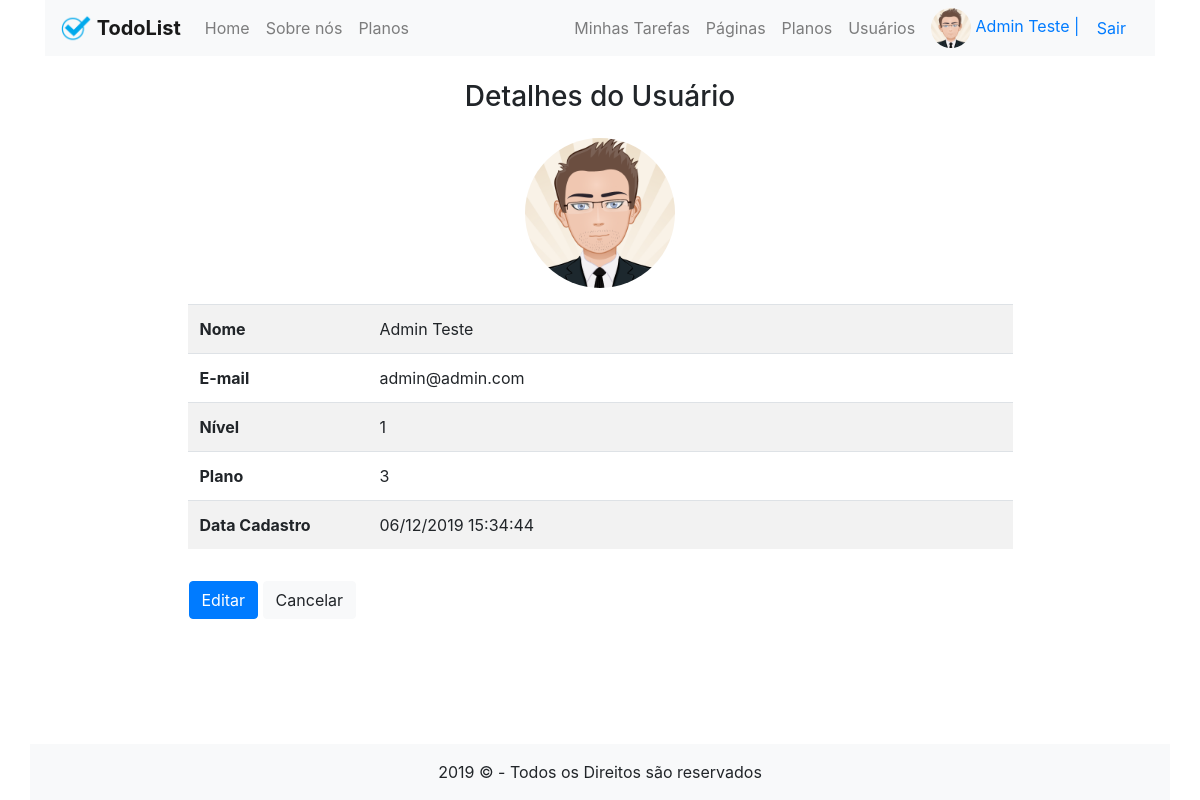
Page /admin/usuario/visualizar?id=1 (signed in) on the committed database.
### tables this page shows
CREATE TABLE `usuarios` (
  `id` int(11) NOT NULL,
  `nome` varchar(80) NOT NULL,
  `email` varchar(80) NOT NULL,
  `senha` varchar(80) NOT NULL,
  `foto` varchar(40) DEFAULT 'default.jpg',
  `nivel` int(1) NOT NULL,
  `token` char(32) DEFAULT NULL,
  `data_cadastro` datetime NOT NULL,
  `plano_id` int(11) NOT NULL
);

### models/Usuario.php (called while the page is built, shortened)
<?php
function buscarUsuario($id)
{
    $db = conexao();
    $sql = "SELECT * FROM usuarios WHERE id=:id";
    try {
        $stmt = $db->prepare($sql);
        $stmt->bindParam(":id", $id, PDO::PARAM_INT);
        $stmt->execute();
        return $stmt->fetch(PDO::FETCH_ASSOC);
    } catch (\PDOException $e) {
        die($e->getMessage());
        return false;
    }
}

### controllers/UsuarioController.php (called while the page is built, shortened)
<?php
require  $_SERVER['DOCUMENT_ROOT'] . "/models/Usuario.php";
function visualizar()
{
    $id = $_GET['id'];
    $usuario = buscarUsuario($id);
    return $usuario;
}

### admin/usuario/visualizar.php (the view, shortened to what this page needs)
<?php
require_once  $_SERVER['DOCUMENT_ROOT'] . "/controllers/UsuarioController.php";
$usuario = visualizar();
?>
<main class="container">
    <div class="row">
        <div class="col-sm-9 mx-auto">
            <h3 class="text-center mt-4">Detalhes do Usuário</h3>
            <div class="row">
                <div class="col-12 text-center p-3">
                    <img src="/uploads/perfil/<?= $usuario['foto'] ?>" class="rounded-circle" width="150" height="150" alt="">
                </div>
            </div>
            <table class="table table-striped">
                <tr>
                    <th width="180">Nome</th>
                    <td><?= $usuario['nome'] ?></td>
                </tr>
                <tr>
                    <th width="100">E-mail</th>
                    <td><?= $usuario['email'] ?></td>
                </tr>
                <tr>
                    <th width="100">Nível</th>
                    <td><?= $usuario['nivel'] ?></td>
                </tr>
                <tr>
                    <th width="100">Plano</th>
                    <td><?= $usuario['plano_id'] ?></td>
                </tr>
                <tr>
                    <th width="100">Data Cadastro</th>
                    <td><?= date('d/m/Y H:i:s', strtotime($usuario['data_cadastro'])) ?></td>
                </tr>
            </table>
            <div class="row">
                <div class="col-12 p-3">
                    <a class="btn btn-primary" href="/admin/usuario/editar?id=<?= $usuario['id'] ?>">Editar</a>
                    <a class="btn btn-light" href="/admin/usuario">Cancelar</a>
                </div>
            </div>
        </div>
    </div>
</main>

### assets/css/estilo.css (style rules this page uses)
body { display: flex; flex-direction: column; min-height: 100vh; }
main { flex-grow: 1; }

### rows in the picture
usuarios: foto (placeholder picture), nome "Admin Teste", email "admin@admin.com", nivel "1", plano "3", data_cadastro "06/12/2019 15:34:44"

### other values in the picture
$_SESSION['usuario']['nome'] "Admin Teste"
